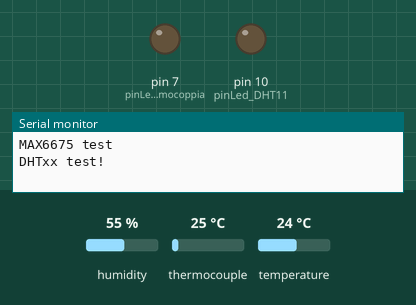
The sketch below on a simulated Arduino Uno, built with avr-gcc and run on an emulated ATmega328P. Parts: output pins drawn as LEDs (lit = HIGH), the last lines printed to the serial monitor. The test bench sets the inputs (shaded band); at power-on: thermocouple 25 °C, temperature 24 °C, humidity 55 %. Pins used as bus, display or sensor lines are not drawn.

Above: at 1.7 s.
1.8 s: thermocouple set to 37 °C
4.1 s: thermocouple set to 45 °C
At 5.8 s:
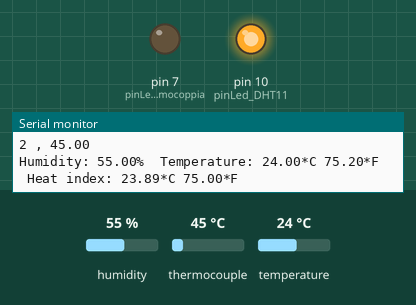
6.3 s: temperature set to 26 °C
8.3 s: temperature set to 29 °C
At 10.5 s:
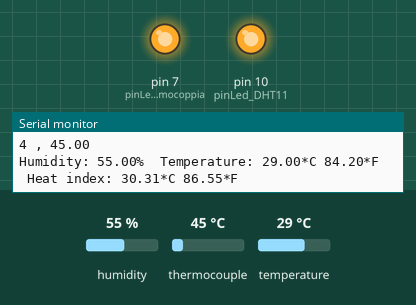
10.8 s: thermocouple set to 6 °C
At 12.6 s:
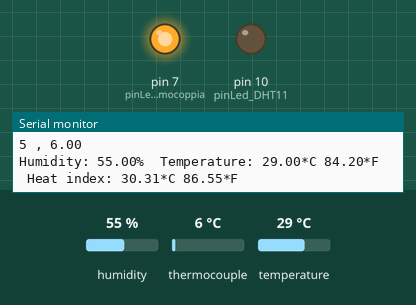
13.0 s: thermocouple set to 75 °C
At 14.5 s:
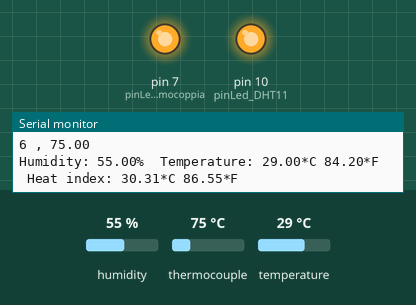
Timing chart, 0 to 16.0 s (numbered marks = the images above; inputs shaded):
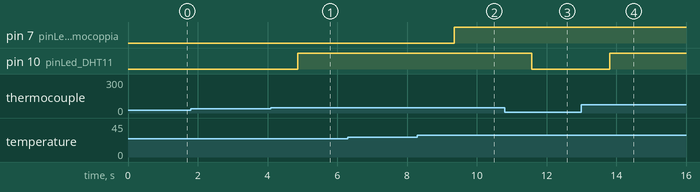

The sketch:

DHT11___Thermocouple.ino
```cpp
// this example is public domain. enjoy!
// www.ladyada.net/learn/sensors/thermocouple

#include "max6675.h"
#include "DHT.h"

#define DHTPIN 9 // Digital pin connected to the DHT sensor
#define DHTTYPE DHT11 // DHT 11

unsigned long old_millis = 0;
unsigned long delta = 600;
int minuti = 1;

int thermoDO = 2;
int thermoCS = 3;
int thermoCLK = 4;

MAX6675 thermocouple(thermoCLK, thermoCS, thermoDO);

DHT dht(DHTPIN, DHTTYPE);

int vccPin = 5;
int gndPin = 6;

void setup()
{
  Serial.begin(9600);
                                                        // use Arduino pins
  pinMode(vccPin, OUTPUT); digitalWrite(vccPin, HIGH);
  pinMode(gndPin, OUTPUT); digitalWrite(gndPin, LOW);
  pinMode(7, OUTPUT);                                   //pinLed Termocoppia
  pinMode(10, OUTPUT);                                  //pinLed DHT11

  Serial.println("MAX6675 test");                     // wait for MAX chip to stabilize
  Serial.println(F("DHTxx test!"));

  delay(500);

  dht.begin();
}

void loop() {

   delay(2000);

  unsigned long now = millis();             // basic readout test, just print the current temp

   float h = dht.readHumidity();
   float t = dht.readTemperature();
   float f = dht.readTemperature(true);

    if (isnan(h) || isnan(t) || isnan(f)) {
      Serial.println(F("Failed to read from DHT sensor!"));
        return;
    }

     float hif = dht.computeHeatIndex(f, h);
     float hic = dht.computeHeatIndex(t, h, false);

    if (now >= old_millis + delta)
    {
      Serial.print(minuti);
      Serial.print(" , ");
      Serial.println (thermocouple.readCelsius());
      old_millis = now;
      minuti = minuti + 1;

      delay(100);

    }

    if(thermocouple.readCelsius()>40)
    {
      digitalWrite(10, HIGH);
    }
    else
    {
      digitalWrite(10, LOW);
    }

      Serial.print(F("Humidity: "));
      Serial.print(h);
      Serial.print(F("%  Temperature: "));
      Serial.print(t);
      Serial.print(F("*C "));
      Serial.print(f);
      Serial.print(F("*F  Heat index: "));
      Serial.print(hic);
      Serial.print(F("*C "));
      Serial.print(hif);
      Serial.println(F("*F"));

      if(t > 27)
      {
        digitalWrite(7, HIGH);
      }
      else
      {
        digitalWrite(7, LOW);
      }

  delay(100);
}
```

Measured:
- the behaviour switches between 40 and 41 °C on thermocouple (found by bisection; images 0 and 1)
- the behaviour switches between 27 and 28 °C on temperature (found by bisection; images 1 and 2)
- after the input at 4.1 s, pin 10 (pinLed_DHT11): LOW → HIGH after 0.76 s
- after the input at 8.3 s, pin 7 (pinLed_Termocoppia): LOW → HIGH after 1.1 s
- after the input at 10.8 s, pin 10 (pinLed_DHT11): HIGH → LOW after 0.78 s
- after the input at 13.0 s, pin 10 (pinLed_DHT11): LOW → HIGH after 0.82 s
